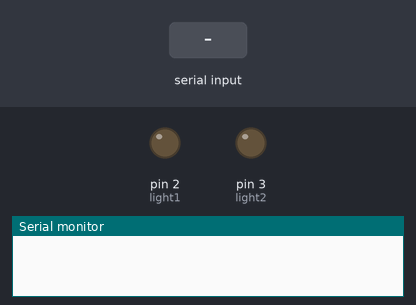
Simulated run of this sketch. Board: Arduino Uno, built with avr-gcc and run on an emulated ATmega328P. On the bench: output pins drawn as LEDs (lit = HIGH), the last lines printed to the serial monitor. Inputs (shaded band) come from the test bench.

Above: at 1.2 s.
1.3 s: "A" received over Serial
At 2.0 s:
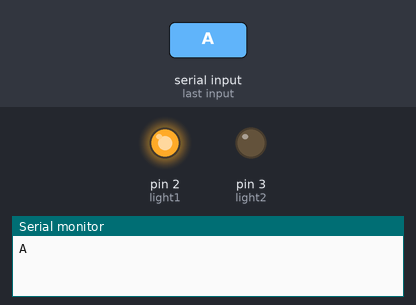
2.8 s: "C" received over Serial
At 3.2 s:
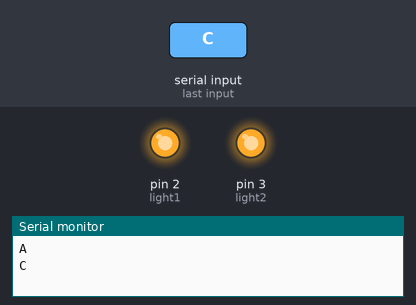
4.3 s: "B" received over Serial
At 5.5 s:
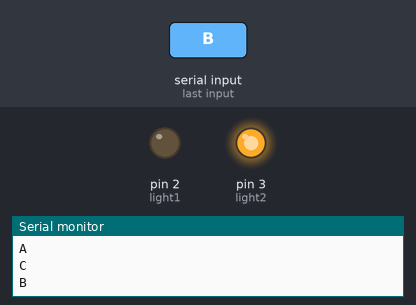
Timing chart, 0 to 7.3 s (numbered marks = the images above; inputs shaded):
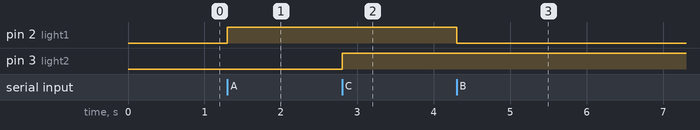

Measured:
- after the input at 1.3 s, pin 2 (light1): LOW → HIGH at once
- after the input at 2.8 s, pin 3 (light2): LOW → HIGH at once
- after the input at 4.3 s, pin 2 (light1): HIGH → LOW at once

The sketch:

home_automation_implementation_using_bluetooth.ino
```cpp
#define light1 2 //defining the device connected to relay i.e light1 from relay channel 1 connected to pin 2 of arduino
#define light2 3 //similarly light2 from relay channel 2 connected to pin 3 of arduino


void setup() {
  Serial.begin(9600); //here blutooth connected ,blutooth freq from 9600
  pinMode(light1,OUTPUT); //here relay output so the devices connected to it also output
  pinMode(light2,OUTPUT);
}

void loop() {
  if(Serial.available()>0){ // signal from blutooth
    char command=Serial.read(); // value from blutooth will be stored in variable command
    switch(command)
    {
      case 'A':digitalWrite(light1,HIGH); //since we used two devices to be controlled here we are using four cases to control them accordingly
      break;
      case 'B':digitalWrite(light1,LOW);
      break;
      case 'C':digitalWrite(light2,HIGH);
      break;
      case 'D':digitalWrite(light2,LOW);
      break;
    }
    Serial.println(command); //command from mobile will be printed in arduino serial monitor
    }


    }
```
